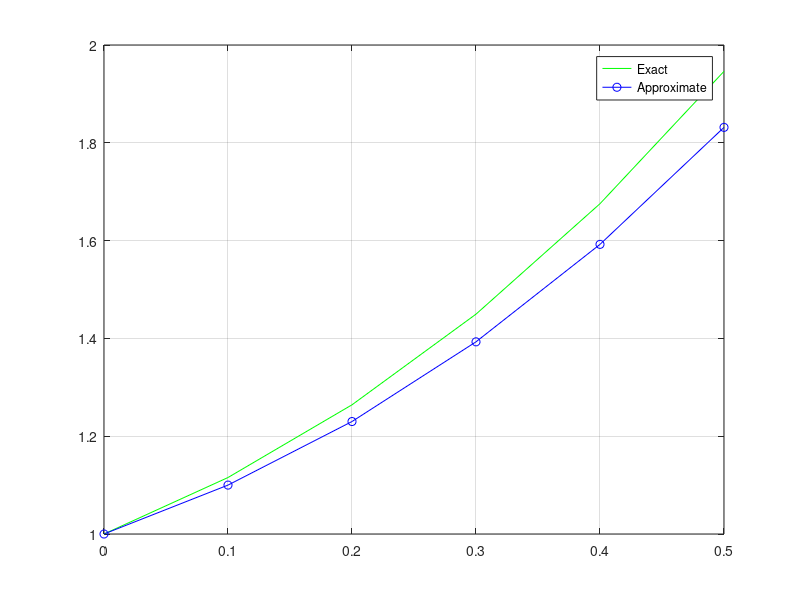

Here is the MATLAB script that generated this plot:
% Rk1 Módszer
% y'(t)=2t+y diff. egyenlet megoldása y(0) = 1, h = 0.1, b = 0.4

n = 5; % Iteráció hossza
y0 = 1; % y0 értéke
t0 = 0; % t0 értéke
h = 0.1; % lépés mérete
f = @(t, y) (2 * t) + y; % függvény meghatározása
yexact = @(t) ((-2) * (t + 1) + (3 * exp(t))); % egzakt függvény meghatározása
t=[t0 zeros(1, n)]; % t tömb feltöltése nullákkal
y = zeros(size(t)); % y tömb feltöltése nullákkal
ye = zeros(size(t)); % ye tömb feltöltése nullákkal(egzakt megoldáshoz)

y(1) = y0; % y tömb első elemének inicializálása
t(1) = t0; % t tömb első elemének inicializálása
fprintf('%7s %7s %7s %7s \n','i','t(i)','y(i)', 'ye(i)'); % fejléc kiíratása
for i = 1:n
  % Rk1 módszer megoldása:
  % k1 = f (ti, yi)
  % yi+1 = yi + h * k1

  t(i + 1)=t(i) + h;

  k1 = f(t(i), y(i));

  y(i+1) = y(i) + h * k1;
  ye(i) = yexact(t(i)); % egzakt függvény kiszámolása a t(i) pontban
  fprintf('%7d %7.2f %7.3f %7.3f \n',i, t(i), y(i), ye(i)); % iteráció eredményeinek kiírása
end

% függvények ábrázolása
plot(t, yexact(t), 'g', t, y, 'b-o');
grid on
legend('Exact', 'Approximate')



